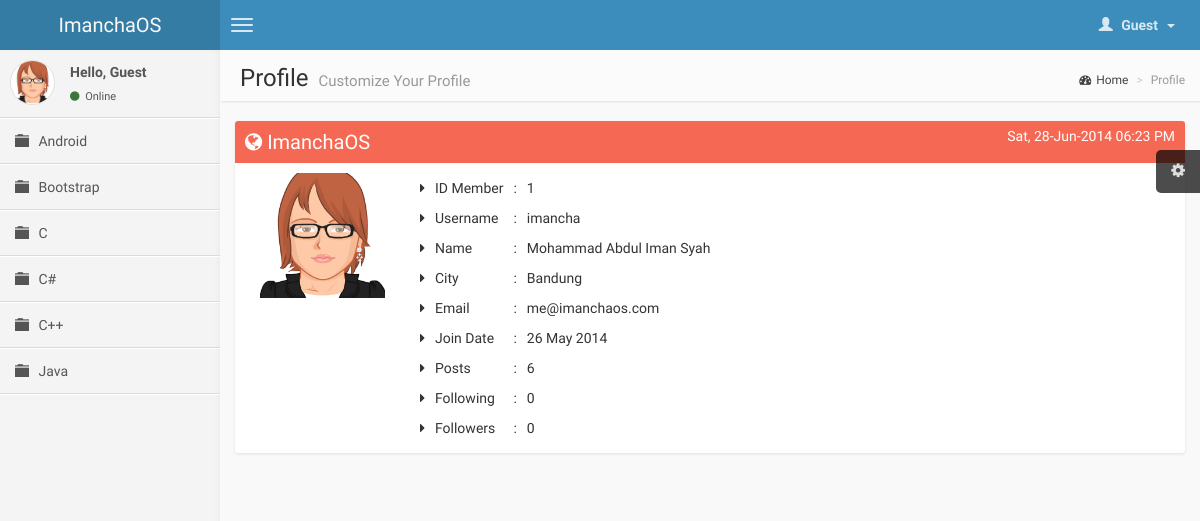
The app's page /profile.php?user=1 with its own data.
### tables this page shows
CREATE TABLE IF NOT EXISTS `category` (
  `id_category` int(11) NOT NULL AUTO_INCREMENT,
  `name_category` varchar(30) NOT NULL,
  `description` varchar(50) NOT NULL,
  PRIMARY KEY (`id_category`)
);

CREATE TABLE IF NOT EXISTS `user` (
  `id` int(11) NOT NULL AUTO_INCREMENT,
  `username` varchar(20) NOT NULL,
  `password` varchar(50) NOT NULL,
  `name` varchar(50) NOT NULL,
  `city` varchar(50) NOT NULL,
  `email` varchar(50) NOT NULL,
  `date` date NOT NULL,
  `level` enum('admin','member') NOT NULL DEFAULT 'member',
  `active` varchar(50) DEFAULT NULL,
  PRIMARY KEY (`id`),
  UNIQUE KEY `username` (`username`),
  UNIQUE KEY `email` (`email`),
  KEY `username_2` (`username`)
);

### profile.php (the view, shortened to what this page needs)
<?php include_once('function.inc');
	$user = (int) $_GET['user'];
	if(is_numeric($user) && $user > 0){
		$sql = "SELECT * FROM user WHERE id='$user' LIMIT 1";
	}else{
		$sql = "SELECT * FROM user WHERE id='".$_SESSION['id']."' LIMIT 1";
	}
	$res = mysql_query($sql) or die(mysql_error());
	if(mysql_num_rows($res) == 1){
		$row = mysql_fetch_array($res);
		$sql0 = "SELECT * FROM topic WHERE creator_topic='".$row['1']."'";
		$res0 = mysql_query($sql0) or die(mysql_error());
		$row0 = mysql_num_rows($res0);
		$sql1 = "SELECT * FROM follow WHERE user='".$row['0']."'";
		$res1 = mysql_query($sql1) or die(mysql_error());
		$row1 = mysql_num_rows($res1);
		$sql2 = "SELECT * FROM follow WHERE follower='".$row['0']."'";
		$res2 = mysql_query($sql2) or die(mysql_error());
		$row2 = mysql_num_rows($res2);
		$content = '<div class="row">
									<div class="col-md-12">
										<div class="col-md-2">
											<img src="img/avatar3.png" alt="user image" width="100%"/>
										</div>
										<div class="col-md-10">
											<table cellpadding="5em">
												<tr><td><i class="fa fa-caret-right"></i></td><td>ID Member</td><td>:</td><td>'.$row['0'].'</td></tr>
												<tr><td><i class="fa fa-caret-right"></i></td><td>Username</td><td>:</td><td>'.$row['1'].'</td></tr>
												<tr><td><i class="fa fa-caret-right"></i></td><td>Name</td><td>:</td><td>'.$row['3'].'</td></tr>
												<tr><td><i class="fa fa-caret-right"></i></td><td>City</td><td>:</td><td>'.$row['4'].'</td></tr>
												<tr><td><i class="fa fa-caret-right"></i></td><td>Email</td><td>:</td><td>'.$row['5'].'</td></tr>
												<tr><td><i class="fa fa-caret-right"></i></td><td>Join Date</td><td>:</td><td>'.Tanggal($row['6']).'</td></tr>
												<tr><td><i class="fa fa-caret-right"></i></td><td>Posts</td><td>:</td><td>'.$row0.'</td></tr>
												<tr><td><i class="fa fa-caret-right"></i></td><td>Following</td><td>:</td><td>'.$row2.'</td></tr>
												<tr><td><i class="fa fa-caret-right"></i></td><td>Followers</td><td>:</td><td>'.$row1.'</td></tr>
											</table>
										</div>
									</div>
								</div>';
	}else{
		$error = TRUE;
	}
  $title        = "Profile";
  $description  = "Customize Your Profile";
?>
<!DOCTYPE html>
<html>
  <head>
	<link href="css/bootstrap.min.css" rel="stylesheet" type="text/css" />
	<link href="css/font-awesome.min.css" rel="stylesheet" type="text/css" />
	<link href="css/ionicons.min.css" rel="stylesheet" type="text/css" />
	<link href="css/imancha.css" rel="stylesheet" type="text/css" />
  </head>
  <body class="skin-blue">
    <header class="header"><?php navigation(); ?></header>
    <div class="wrapper row-offcanvas row-offcanvas-left">
      <aside class="left-side sidebar-offcanvas"><?php sidebar(); ?></aside>
      <aside class="right-side">
        <section class="content-header">
          <?php echo '<h1>'.$title.' <small>'.$description.'</small></h1>'; ?>
          <ol class="breadcrumb">
						<li><a href="index.php"><i class="fa fa-dashboard"></i>Home</a></li>
            <li class="active"><?php echo $title ?></li>
          </ol>
        </section>
        <section class="content">
					<div class="box box-solid box-danger">
						<div class="box-header">
							<h3 class="box-title"><i class="fa fa-globe"></i> ImanchaOS</h3>
							<div class="box-tools pull-right"><span class="time"><?php echo date("D, d-M-Y h:i A"); ?></span></div>
						</div>
						<div class="box-body"><?php echo $content; ?></div>
					</div>
        </section>
      </aside>
    </div>
  </body>
</html>

### function.inc (shortened to what this page needs)
<?php session_start();
	function guestmenu(){
		echo '<li class="dropdown user user-menu">
            <a href="#" class="dropdown-toggle" data-toggle="dropdown">
              <i class="glyphicon glyphicon-user"></i>
              <span>Guest &nbsp;<i class="caret"></i></span>
            </a>
            <ul class="dropdown-menu">
              <li class="user-header bg-red">
                <img src="img/avatar3.png" class="img-circle" alt="User Image" />
                <p>Anonymous</p>
              </li>
              <li class="user-footer">
                <div class="pull-left"><a href="login.php" class="btn btn-default btn-flat">Sign In</a></div>
                <div class="pull-right"><a href="register.php" class="btn btn-default btn-flat">Sign Up</a></div>
              </li>
            </ul>
          </li>';
	}
	function topmenu(){
		if(isset($_SESSION['id'])){
			usermenu();
		}else{
			guestmenu();
		}
	}
	function navigation(){
		echo '<a href="index.php" class="logo">ImanchaOS</a>
          <nav class="navbar navbar-static-top" role="navigation">
            <a href="#" class="navbar-btn sidebar-toggle" data-toggle="offcanvas" role="button" title="Toggle Navigation">
              <span class="sr-only">Toggle navigation</span>
              <span class="icon-bar"></span>
              <span class="icon-bar"></span>
              <span class="icon-bar"></span>
            </a>
            <div class="navbar-right">
              <ul class="nav navbar-nav">';
                topmenu();
    echo '		</ul>
            </div>
          </nav>';
	}
	function sidebar(){
		if(isset($_SESSION['id'])){
			if($_SESSION['level'] == "admin")
				$dashboard = "<li><a href='admin.php'><i class='glyphicon glyphicon-eye-open'></i><span>Administrator</span></a></li>";
			$message = "<p>Hello, ".$_SESSION['username']."</p>";
			$dashboard .= "<li><a href='dashboard.php'><i class='fa fa-dashboard'></i><span>Dashboard</span></a></li>";
		}else{
			$message = "<p>Hello, Guest</p>";
			$dashboard = "";
		}
		echo '<section class="sidebar">
            <div class="user-panel">
                <div class="pull-left image">
                    <img src="img/avatar3.png" class="img-circle" alt="User Image" />
                </div>
                <div class="pull-left info">
									'.$message.'
									<a href="#"><i class="fa fa-circle text-success"></i> Online</a>
                </div>
            	</div>
            <ul class="sidebar-menu">'.$dashboard.'';
							$sql = "SELECT * FROM category ORDER BY name_category ASC";
							$res = mysql_query($sql) or die(mysql_error());
							if(mysql_num_rows($res) > 0){
								while($row = mysql_fetch_assoc($res)){
									$id = $row['id_category'];
									$name = $row['name_category'];
									if(isset($_GET['cid']) && ($_GET['cid'] == $id)){
										$active = "active";
										$icon = "glyphicon-folder-open";
									}else{
										$active = "";
										$icon = "glyphicon-folder-close";
									}
									echo '<li class='.$active.'>
													<a href="category.php?cid='.$id.'&title='.$name.'">
														<i class="glyphicon '.$icon.'"></i>
														<span>'.$name.'</span>
													</a>
												</li>';
								}
							}
    echo '	</ul>
      		</section>';
	}
	function tanggal($date){
		$Bulan = array("January", "February", "March", "April", "May", "June", "July", "August", "September", "October", "November", "December");
		$tahun = substr($date, 0, 4);
		$bulan = substr($date, 5, 2);
		$tgl   = substr($date, 8, 2);
		$result = $tgl . " " . $Bulan[(int)$bulan-1] . " ". $tahun;
		return($result);
	}
?>

### records on screen
category: name_category "Android"
category: name_category "Bootstrap"
category: name_category "C"
category: name_category "C#"
category: name_category "C++"
category: name_category "Java"
user: id "1", username "imancha", name "Mohammad Abdul Iman Syah", city "Bandung", email "me@imanchaos.com", date "26 May 2014"

### other values on screen
$title "Profile"
$description "Customize Your Profile"
$row0 "6"
$row2 "0"
$row1 "0"
